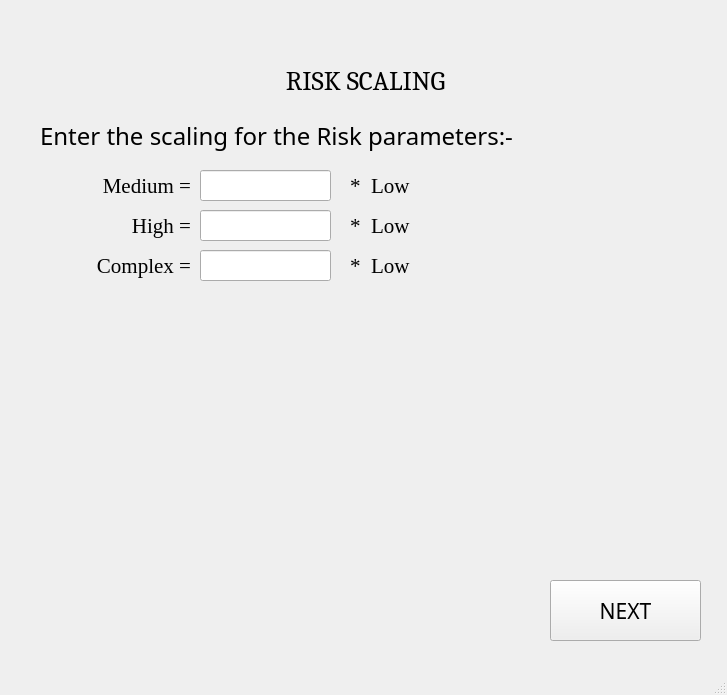
<?xml version="1.0" encoding="UTF-8"?>
<ui version="4.0">
 <class>MainWindow</class>
 <widget class="QMainWindow" name="MainWindow">
  <property name="geometry">
   <rect>
    <x>0</x>
    <y>0</y>
    <width>727</width>
    <height>695</height>
   </rect>
  </property>
  <property name="windowTitle">
   <string>MainWindow</string>
  </property>
  <widget class="QWidget" name="centralwidget">
   <widget class="QLabel" name="label_10">
    <property name="geometry">
     <rect>
      <x>140</x>
      <y>60</y>
      <width>451</width>
      <height>41</height>
     </rect>
    </property>
    <property name="font">
     <font>
      <family>Cambria</family>
      <pointsize>20</pointsize>
     </font>
    </property>
    <property name="text">
     <string>RISK SCALING</string>
    </property>
    <property name="alignment">
     <set>Qt::AlignCenter</set>
    </property>
   </widget>
   <widget class="QLabel" name="label">
    <property name="geometry">
     <rect>
      <x>40</x>
      <y>110</y>
      <width>601</width>
      <height>51</height>
     </rect>
    </property>
    <property name="font">
     <font>
      <family>Corbel</family>
      <pointsize>18</pointsize>
     </font>
    </property>
    <property name="text">
     <string>Enter the scaling for the Risk parameters:- </string>
    </property>
    <property name="alignment">
     <set>Qt::AlignLeading|Qt::AlignLeft|Qt::AlignVCenter</set>
    </property>
   </widget>
   <widget class="QLabel" name="label_2">
    <property name="geometry">
     <rect>
      <x>40</x>
      <y>170</y>
      <width>151</width>
      <height>31</height>
     </rect>
    </property>
    <property name="font">
     <font>
      <family>Georgia</family>
      <pointsize>16</pointsize>
     </font>
    </property>
    <property name="text">
     <string>Medium =</string>
    </property>
    <property name="alignment">
     <set>Qt::AlignRight|Qt::AlignTrailing|Qt::AlignVCenter</set>
    </property>
   </widget>
   <widget class="QLineEdit" name="riskMedium">
    <property name="geometry">
     <rect>
      <x>200</x>
      <y>170</y>
      <width>131</width>
      <height>31</height>
     </rect>
    </property>
    <property name="font">
     <font>
      <family>Times New Roman</family>
      <pointsize>12</pointsize>
     </font>
    </property>
   </widget>
   <widget class="QPushButton" name="nextButton">
    <property name="geometry">
     <rect>
      <x>550</x>
      <y>580</y>
      <width>151</width>
      <height>61</height>
     </rect>
    </property>
    <property name="font">
     <font>
      <family>Corbel Light</family>
      <pointsize>16</pointsize>
     </font>
    </property>
    <property name="text">
     <string>NEXT</string>
    </property>
   </widget>
   <widget class="QLabel" name="label_3">
    <property name="geometry">
     <rect>
      <x>350</x>
      <y>170</y>
      <width>171</width>
      <height>31</height>
     </rect>
    </property>
    <property name="font">
     <font>
      <family>Georgia</family>
      <pointsize>16</pointsize>
     </font>
    </property>
    <property name="text">
     <string>*  Low</string>
    </property>
   </widget>
   <widget class="QLabel" name="label_4">
    <property name="geometry">
     <rect>
      <x>40</x>
      <y>210</y>
      <width>151</width>
      <height>31</height>
     </rect>
    </property>
    <property name="font">
     <font>
      <family>Georgia</family>
      <pointsize>16</pointsize>
     </font>
    </property>
    <property name="text">
     <string>High =</string>
    </property>
    <property name="alignment">
     <set>Qt::AlignRight|Qt::AlignTrailing|Qt::AlignVCenter</set>
    </property>
   </widget>
   <widget class="QLabel" name="label_5">
    <property name="geometry">
     <rect>
      <x>350</x>
      <y>210</y>
      <width>171</width>
      <height>31</height>
     </rect>
    </property>
    <property name="font">
     <font>
      <family>Georgia</family>
      <pointsize>16</pointsize>
     </font>
    </property>
    <property name="text">
     <string>*  Low</string>
    </property>
   </widget>
   <widget class="QLineEdit" name="riskHigh">
    <property name="geometry">
     <rect>
      <x>200</x>
      <y>210</y>
      <width>131</width>
      <height>31</height>
     </rect>
    </property>
    <property name="font">
     <font>
      <family>Times New Roman</family>
      <pointsize>12</pointsize>
     </font>
    </property>
   </widget>
   <widget class="QLabel" name="label_6">
    <property name="geometry">
     <rect>
      <x>50</x>
      <y>250</y>
      <width>141</width>
      <height>31</height>
     </rect>
    </property>
    <property name="font">
     <font>
      <family>Georgia</family>
      <pointsize>16</pointsize>
     </font>
    </property>
    <property name="text">
     <string>Complex =</string>
    </property>
    <property name="alignment">
     <set>Qt::AlignRight|Qt::AlignTrailing|Qt::AlignVCenter</set>
    </property>
   </widget>
   <widget class="QLabel" name="label_9">
    <property name="geometry">
     <rect>
      <x>350</x>
      <y>250</y>
      <width>171</width>
      <height>31</height>
     </rect>
    </property>
    <property name="font">
     <font>
      <family>Georgia</family>
      <pointsize>16</pointsize>
     </font>
    </property>
    <property name="text">
     <string>*  Low</string>
    </property>
   </widget>
   <widget class="QLineEdit" name="riskComplex">
    <property name="geometry">
     <rect>
      <x>200</x>
      <y>250</y>
      <width>131</width>
      <height>31</height>
     </rect>
    </property>
    <property name="font">
     <font>
      <family>Times New Roman</family>
      <pointsize>12</pointsize>
     </font>
    </property>
   </widget>
  </widget>
  <widget class="QMenuBar" name="menubar">
   <property name="geometry">
    <rect>
     <x>0</x>
     <y>0</y>
     <width>727</width>
     <height>21</height>
    </rect>
   </property>
  </widget>
  <widget class="QStatusBar" name="statusbar"/>
 </widget>
 <resources/>
 <connections/>
</ui>
